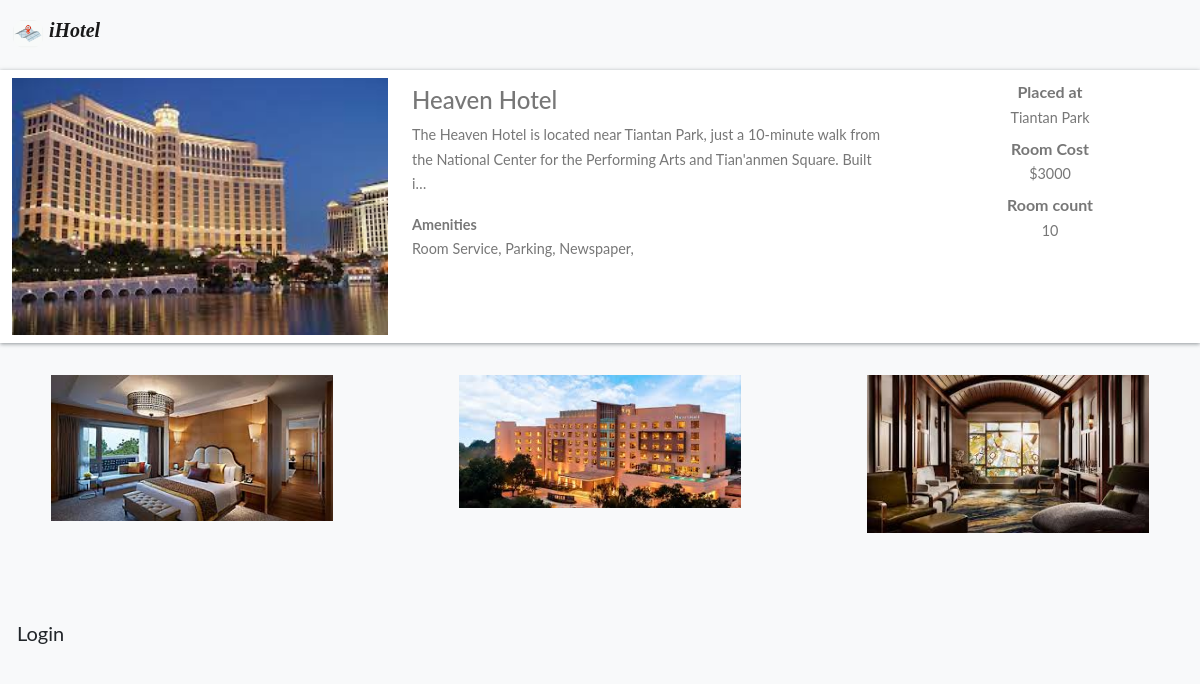
/details/37de2450385d4784bd2854fa4b3eb1af/, run on the app's committed database.
### App/models.py (models this page shows, shortened)
class Base(models.Model):
      id=models.UUIDField(default=uuid.uuid4 , primary_key=True)
      created_at=models.DateTimeField(auto_now_add=True)
      updated_at=models.DateTimeField(auto_now_add=True)
      class meta:
            abstract=True

class Hotel(Base):
      Hotel_name=models.CharField(max_length=50)
      description=models.TextField()
      cost=models.IntegerField()
      place=models.CharField(max_length=50)
      amenities = models.ManyToManyField(Amenities)
      room_count = models.IntegerField(default=10)

class Amenities(Base):
      Amenities_name=models.CharField(max_length=50)

### App/views.py (the view, shortened to what this page needs)
# urls.py: path('details/<id>/' , views.details , name="details") ,
def details(request,id):
      hotels_obj=Hotel.objects.get(id=id)
      return render(request, "details.html" , { 'hotels_obj' : hotels_obj})

### Templates/details.html (shortened to what this page needs)
{% extends "base.html" %}
{% load static %}
{%  block start %}
<br><br>
<div class="row search-card-result">
                    <div class="col-md-4">
                    <a href="/details/{{hotels_obj.id}}">
                        <img class="img-fluid p-0" src="{% static hotels_obj.Hotel_name|add:'.jpg' %}" style="height:100%; width:100%" alt="Card image cap">
                    </a></div>
                    <div class="col-md-5 mt-2">
                        <h4>{{hotels_obj.Hotel_name}}</h4>
                        <p>
                            {{hotels_obj.description|truncatechars:150}}
                        </p>
                        <p>
                            <b>Amenities</b><br>
                            {%for amenitie in hotels_obj.amenities.all %}
                            <text>{{amenitie.Amenities_name}}</text>,
                            {% endfor %}
                        </p>
                    </div>
                    <div class="col-md-3 border-left text-center more-offers">
                        <b>Placed at</b>
                        <p>{{hotels_obj.place}}</p>
                        <b>Room Cost</b>
                        <p>${{hotels_obj.cost}}</p>
                        <b>Room count</b>
                        <p>{{hotels_obj.room_count}}</p>
                    </div>
                </div>
    </div>   <div class="row">
        {% for i in '123'|make_list %}
        <div class="col-md-3 m-auto mt-3">
            <img src="{% static hotels_obj.Hotel_name|add:i|add:'.jpg'%}" style="height:100%; width:100%">
        </div>
        {% endfor %}
    </div><br>
    {% if request.user.is_authenticated %}
    <div class="filter-card">
        <h5>Book Hotel</h5>
        {%include "messages.html"%}
        <form method="post" action='/details/{{hotels_obj.id}}/'>
            {% csrf_token %}
            <div class="row form-group">
                <div class="col-md-12">
                    <label for="mintopay">Check in</label>
                    <p>
                        <input type="date" name="checkin" id="checkin" class="form-control">
                    </p>
                </div>
                <div class="col-md-12">
                    <label for="maxtopay">Check out</label>
                    <p>
                        <input type="date" name="checkout" id="checkout" class="form-control">
                    </p>
                </div>
            </div>
            <div class="row form-group">
                <div class="col-md-12">
                    <input type="submit" class="btn btn-primary btn-block" value="Book">
                <br><br></div>
            </div>
        </form>
    </div>
    {% else %}
    <a href="/login/" class="btn btn-error btn-lg btn-block mt-5 ">Login</a>
    {% endif %}
{% endblock %}

### Templates/base.html (style rules this page uses)
body { font-family: "Lato", Arial, sans-serif; font-weight: 400; font-size: 16px; line-height: 1.7; background: #fff; color: #777; }
.search-card-result { box-shadow: 0px 1px 4px rgba(41, 51, 57, 0.5); margin: 1rem 0; padding: 0.5rem 0; background-color: #fff; }
.search-card-result img { height: 190px; }
.search-card-result p { font-size: 0.9rem; }
.search-card-result .more-offers p { margin-bottom: 0.3rem; }

### data on the page
Hotel: Hotel_name (picture), Hotel_name "Heaven Hotel", description "The Heaven Hotel is located near Tiantan Park, just a 10-minute walk from the National Center for the Performing Arts and Tian'anmen Square. Built i…", place "Tiantan Park", cost "3000", room_count "10"
Amenities: Amenities_name "Room Service"
Amenities: Amenities_name "Parking"
Amenities: Amenities_name "Newspaper"
